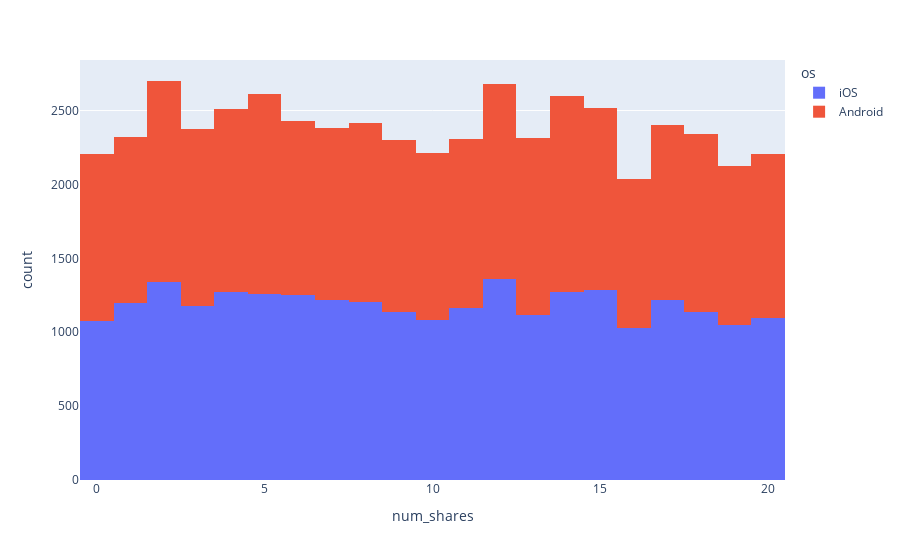

Here is the notebook cell this chart was saved with:
### Code cell
px.histogram(df, x='num_shares', color='os')

### Figure 1 — Plotly figure (JSON) as saved in the notebook; plotly's stock layout.template omitted (floating-point values rounded to 4 significant figures; data arrays with more than 128 entries replaced by an {"elided": "..."} marker saying what was removed)
{"data": [{"alignmentgroup": "True", "bingroup": "x", "hovertemplate": "os=iOS<br>num_shares=%{x}<br>count=%{y}<extra></extra>", "legendgroup": "iOS", "marker": {"color": "#636efa", "pattern": {"shape": ""}}, "name": "iOS", "offsetgroup": "iOS", "orientation": "v", "showlegend": true, "type": "histogram", "x": {"elided": "24963 int values"}, "xaxis": "x", "yaxis": "y"}, {"alignmentgroup": "True", "bingroup": "x", "hovertemplate": "os=Android<br>num_shares=%{x}<br>count=%{y}<extra></extra>", "legendgroup": "Android", "marker": {"color": "#EF553B", "pattern": {"shape": ""}}, "name": "Android", "offsetgroup": "Android", "orientation": "v", "showlegend": true, "type": "histogram", "x": {"elided": "25037 int values"}, "xaxis": "x", "yaxis": "y"}], "layout": {"barmode": "relative", "legend": {"title": {"text": "os"}, "tracegroupgap": 0}, "margin": {"t": 60}, "xaxis": {"anchor": "y", "domain": [0, 1], "title": {"text": "num_shares"}}, "yaxis": {"anchor": "x", "domain": [0, 1], "title": {"text": "count"}}}}
